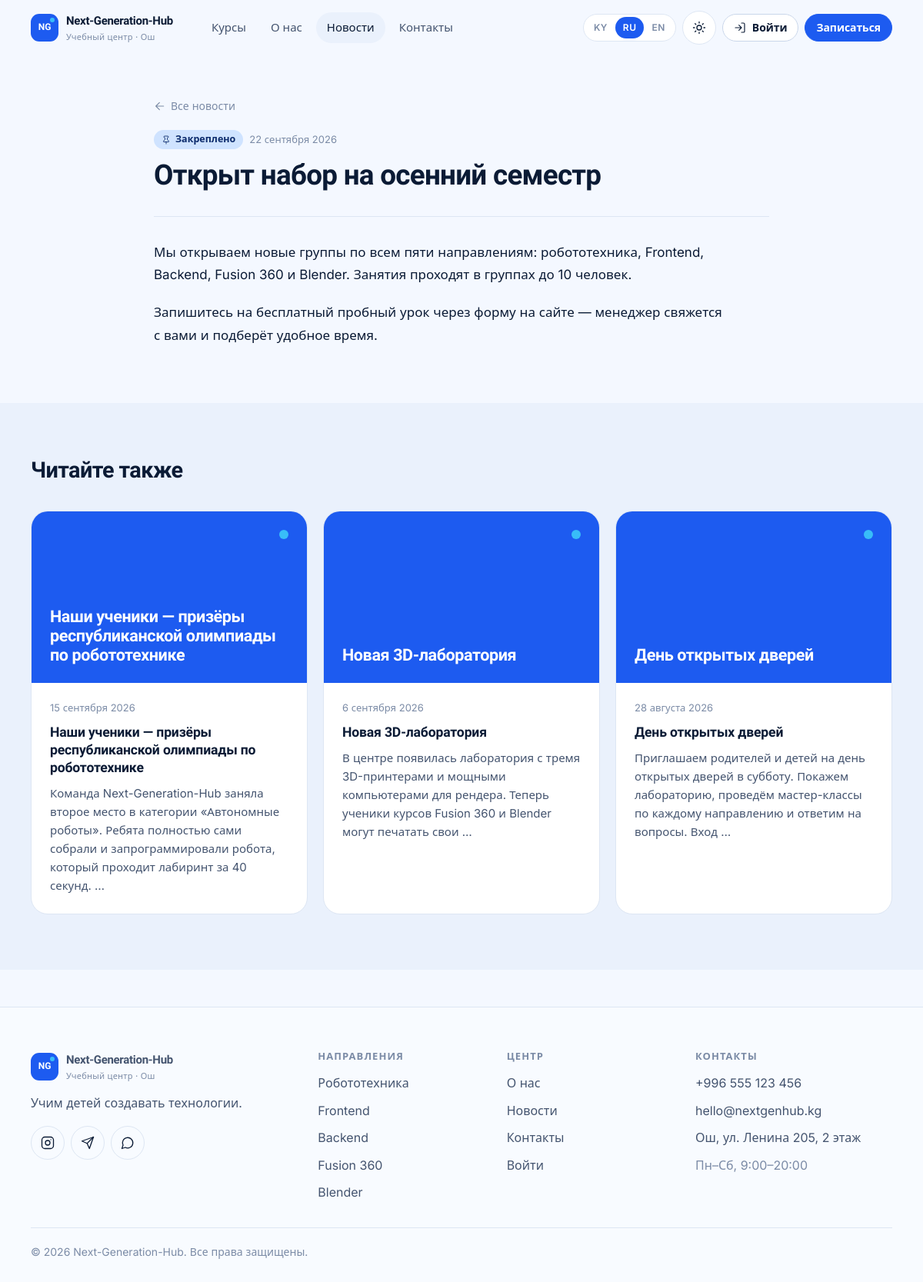
The page /news/1/ on the database its author committed.
### core/models.py (models this page shows, shortened)
class TranslatableMixin:
    def tr(self, field, lang=None):
        lang = (lang or get_language() or FALLBACK_LANGUAGE).split("-")[0]
        if lang not in CONTENT_LANGUAGES:
            lang = FALLBACK_LANGUAGE
        value = getattr(self, f"{field}_{lang}", "") or ""
        if not value and lang != FALLBACK_LANGUAGE:
            value = getattr(self, f"{field}_{FALLBACK_LANGUAGE}", "") or ""
        return value

class News(TranslatableMixin, models.Model):
    title_ru = models.CharField(_("title (RU)"), max_length=200)
    title_ky = models.CharField(_("title (KY)"), max_length=200, blank=True)
    title_en = models.CharField(_("title (EN)"), max_length=200, blank=True)
    body_ru = models.TextField(_("text (RU)"))
    body_ky = models.TextField(_("text (KY)"), blank=True)
    body_en = models.TextField(_("text (EN)"), blank=True)
    image = models.ImageField(_("image"), upload_to="news/", blank=True)
    is_published = models.BooleanField(_("published"), default=True)
    is_pinned = models.BooleanField(_("pinned"), default=False)
    published_at = models.DateTimeField(_("publication date"), default=timezone.now, db_index=True)
    author = models.ForeignKey(
        settings.AUTH_USER_MODEL,
        verbose_name=_("author"),
        on_delete=models.SET_NULL,
        null=True,
        blank=True,
        related_name="news",
    )
    class Meta:
        verbose_name = _("news item")
        verbose_name_plural = _("news")
        ordering = ["-is_pinned", "-published_at"]
    def get_absolute_url(self):
        return reverse("core:news_detail", args=[self.pk])
    @classmethod
    def visible(cls):
        return cls.objects.filter(is_published=True, published_at__lte=timezone.now())

### core/views.py (the view)
# urls.py: path("news/<int:pk>/", views.news_detail, name="news_detail"),
def news_detail(request, pk):
    item = get_object_or_404(News.visible(), pk=pk)
    more = News.visible().exclude(pk=pk)[:3]
    return render(request, "core/news_detail.html", {"item": item, "more": more})

### cabinet/navigation.py (called while the page is built)
def sidebar(request):
    path = request.path
    user = getattr(request, "user", None)
    if not user or not user.is_authenticated or not (path.startswith("/cabinet/") or path.startswith("/accounts/")):
        return {}
    match = getattr(request, "resolver_match", None)
    current = match.url_name if match and match.url_name else ""
    return {"sidebar_sections": build_sidebar(user, current)}

### core/context_processors.py (called while the page is built)
def site(request):
    return {
        "SITE": {
            "name": settings.SITE_NAME,
            "phone": settings.SITE_PHONE,
            "phone_href": "tel:" + "".join(ch for ch in settings.SITE_PHONE if ch.isdigit() or ch == "+"),
            "email": settings.SITE_EMAIL,
            "address": settings.SITE_ADDRESS or _("Osh, Lenin street 205, 2nd floor"),
            "hours": settings.SITE_HOURS or _("Mon–Sat, 9:00–20:00"),
            "instagram": settings.SITE_INSTAGRAM,
            "telegram": settings.SITE_TELEGRAM,
            "whatsapp": settings.SITE_WHATSAPP,
            "map_url": settings.SITE_MAP_URL,
        },
        "MAX_VIDEO_UPLOAD_MB": settings.MAX_VIDEO_UPLOAD_MB,
        "SHOW_DEMO_ACCOUNTS": settings.SHOW_DEMO_ACCOUNTS,
    }

### core/icons.py (called while the page is built)
def svg(name, size=20, cls="", label=""):
    body = ICONS.get(name, ICONS["info"])
    aria = f'role="img" aria-label="{label}"' if label else 'aria-hidden="true"'
    return (
        f'<svg class="icon {cls}" width="{size}" height="{size}" viewBox="0 0 24 24" fill="none" '
        f'stroke="currentColor" stroke-width="1.75" stroke-linecap="round" stroke-linejoin="round" '
        f'focusable="false" {aria}>{body}</svg>'
    )

### core/templatetags/core_tags.py (called while the page is built)
@register.filter
def tr(obj, field):
    if obj is None:
        return ""
    return obj.tr(field)

@register.simple_tag
def icon(name, size=20, cls="", label=""):
    return mark_safe(svg(name, size, escape(cls), escape(label)))

@register.filter
def startswith(value, prefix):
    return str(value).startswith(str(prefix))

### templates/core/news_detail.html (shortened to what this page needs)
{% extends "base.html" %}
{% load i18n core_tags %}
{% block content %}
<article class="section-sm">
  <div class="container" style="max-width:880px">
    <a class="back-link" href="{% url 'core:news_list' %}">{% icon "arrow-left" 16 %} {% trans "All news" %}</a>
    <div class="news-date" style="margin-top:8px">{% if item.is_pinned %}<span class="badge badge-accent no-dot">{% icon "pin" 12 %}{% trans "Pinned" %}</span>{% endif %}<time datetime="{{ item.published_at|date:'c' }}">{{ item.published_at|date:"j E Y" }}</time></div>
    <h1 style="margin:14px 0 0;font-size:clamp(1.5rem,3.2vw,2.3rem)">{{ item|tr:"title" }}</h1>
    {% if item.image %}<figure class="article-cover"><img src="{{ item.image.url }}" alt=""></figure>{% else %}<hr style="margin:32px 0">{% endif %}
    <div class="prose">{{ item|tr:"body"|linebreaks }}</div>
  </div>
</article>
{% if more %}
<section class="section section-soft">
  <div class="container">
    <div class="section-head"><h2>{% trans "Read also" %}</h2></div>
    <div class="news-grid">{% for item in more %}{% include "partials/news_card.html" %}{% endfor %}</div>
  </div>
</section>
{% endif %}
{% endblock %}

### templates/partials/news_card.html (shortened to what this page needs)
{% load i18n core_tags %}<a class="news-card reveal" href="{{ item.get_absolute_url }}">
  <div class="news-thumb">
    {% if item.image %}<img src="{{ item.image.url }}" alt="" loading="lazy">{% else %}<div class="news-thumb-text">{{ item|tr:"title"|truncatechars:70 }}</div>{% endif %}
  </div>
  <div class="news-body">
    <span class="news-date"><time datetime="{{ item.published_at|date:'c' }}">{{ item.published_at|date:"j E Y" }}</time></span>
    <h3>{{ item|tr:"title" }}</h3>
    <p>{{ item|tr:"body"|striptags|truncatewords:22 }}</p>
  </div>
</a>

### rows shown on the page
News: published_at "22 сентября 2026", title_ru "Открыт набор на осенний семестр", body_ru "Мы открываем новые группы по всем пяти направлениям: робототехника, Frontend, Backend, Fusion 360 и Blender. Занятия проходят в группах до 10 человек. Запишитесь на бесплатный пробный урок через форму на сайте — менеджер свяжется с вами и подберёт удобное время."
News: title_ru "Наши ученики — призёры республиканской олимпиады по робототехнике", published_at "15 сентября 2026", body_ru "Команда Next-Generation-Hub заняла второе место в категории «Автономные роботы». Ребята полностью сами собрали и запрограммировали робота, который проходит лабиринт за 40 секунд. …"
News: title_ru "Новая 3D-лаборатория", published_at "6 сентября 2026", body_ru "В центре появилась лаборатория с тремя 3D-принтерами и мощными компьютерами для рендера. Теперь ученики курсов Fusion 360 и Blender могут печатать свои …"
News: title_ru "День открытых дверей", published_at "28 августа 2026", body_ru "Приглашаем родителей и детей на день открытых дверей в субботу. Покажем лабораторию, проведём мастер-классы по каждому направлению и ответим на вопросы. Вход …"

### other values the page prints
{{ code|upper }} "KY" "RU" "EN"
{{ SITE.phone }} "+996 555 123 456"
{{ SITE.email }} "hello@nextgenhub.kg"
{{ SITE.address }} "Ош, ул. Ленина 205, 2 этаж"
{{ SITE.hours }} "Пн–Сб, 9:00–20:00"
